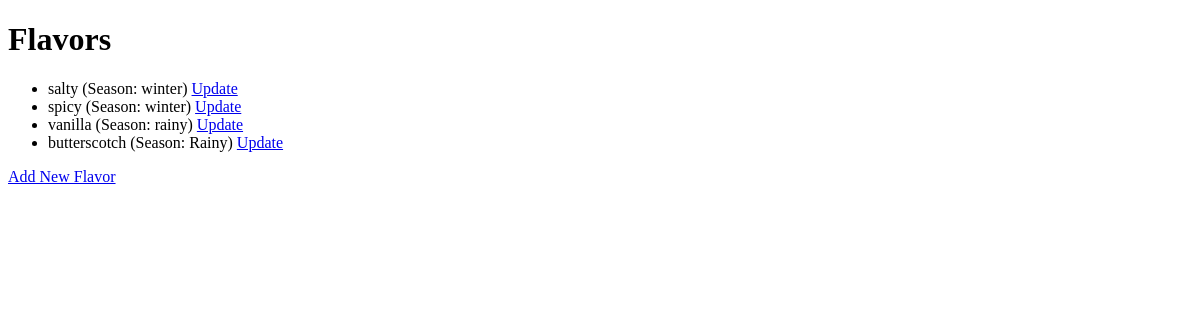
The page /view_flavors/ on the database as committed earlier.
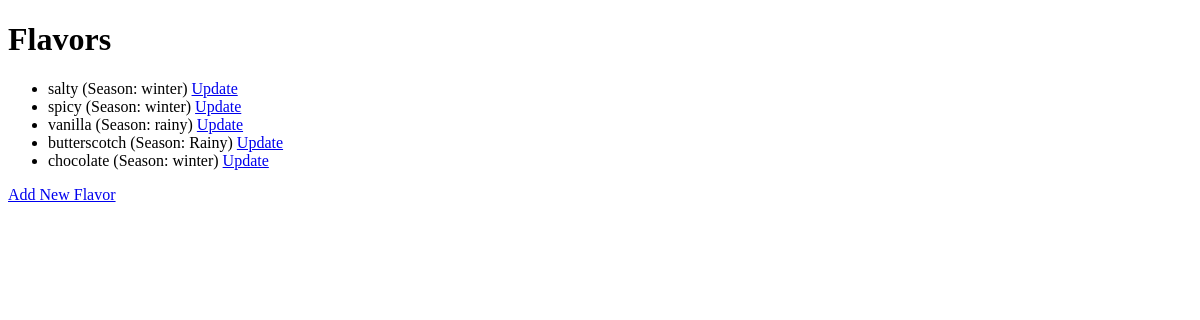
The same page on the database as committed later.
### app/models.py (models this page shows, shortened)
class Flavor(models.Model):
    name = models.CharField(max_length=100, unique=True)
    season = models.CharField(max_length=50, null=True, blank=True)

### app/views.py (the view)
# urls.py: path('view_flavors/', views.view_flavors, name='view_flavors'),
def view_flavors(request):
    flavors = Flavor.objects.all()
    return render(request, 'view_flavors.html', {'flavors': flavors})

### app/templates/view_flavors.html (shortened to what this page needs)
<!DOCTYPE html>
<html lang="en">
<head>
</head>
<body>
    <h1>Flavors</h1>
    <ul>
        {% for flavor in flavors %}
        <li>
            {{ flavor.name }} (Season: {{ flavor.season }})
            <a href="{% url 'update_flavor' flavor.id %}">Update</a>
        </li>
        {% endfor %}
    </ul>
    <a href="{% url 'add_flavor' %}">Add New Flavor</a>
</body>
</html>

Rows that differ between the two databases and show on the page:
added Flavor: name "chocolate", season "winter"
